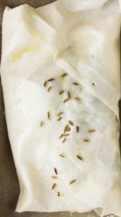
#> input picture removal_filter/borek.png, 121 x 217 px
$ python filter.py
#> lines starting #> are read from the running program, lines starting #| are printed output that depends on the picture
import numpy as np
import pprint, random
import cv2


class Kernel:
    def __init__(self, kernel_dimensions:tuple):
        self.KERNEL_DIMENSIONS = kernel_dimensions
        self.kernel = None

    def convolve_frame_with_kernel(self, frame:np.ndarray):
        filtered_frame = cv2.filter2D(frame, -1, self.kernel)
        return filtered_frame

    def print_kernel(self):
        pprint.pprint(self.kernel)

    def init_random_kernel(self, random_type:str, min_val:float, max_val:float, normalize:bool=False):
        if random_type == 'uniform':
            self.kernel = np.random.uniform(min_val, max_val, self.KERNEL_DIMENSIONS)
        elif random_type == 'normal':
            self.kernel = np.random.normal(min_val, max_val, self.KERNEL_DIMENSIONS)
        else:
            raise ValueError('random_type should be either uniform or normal')

        if normalize:
            self.kernel = self.kernel / np.sum(self.kernel)

    def init_mean_filter(self):
        self.kernel = np.ones(self.KERNEL_DIMENSIONS) / (self.KERNEL_DIMENSIONS[0] * self.KERNEL_DIMENSIONS[1])

    def average_of_grey_pixels(self, frame:np.ndarray):
        number_of_pixels = frame.shape[0] * frame.shape[1]
        return np.sum(frame) / number_of_pixels

    def average_of_kernel(self):
        return np.sum(self.kernel) / (self.KERNEL_DIMENSIONS[0] * self.KERNEL_DIMENSIONS[1])

    def init_removal_unity_kernel(self, number_of_changes:int, delta_change:float):
        # Initialize the kernel with ones
        self.kernel = np.ones(self.KERNEL_DIMENSIONS)/np.prod(self.KERNEL_DIMENSIONS)

        # Get the total number of pixels in the kernel
        total_pixels = np.prod(self.KERNEL_DIMENSIONS)

        # Flatten the kernel for easier pixel manipulation
        kernel_flat = self.kernel.flatten()

        for _ in range(number_of_changes):
            # Randomly select two different pixel indices
            idx1, idx2 = random.sample(range(total_pixels), 2)

            # Add delta_change to one pixel and subtract from the other
            kernel_flat[idx1] += delta_change
            kernel_flat[idx2] -= delta_change

        # Reshape the kernel back to its original dimensions
        self.kernel = kernel_flat.reshape(self.KERNEL_DIMENSIONS)


    def convert_frame_to_black_white(self, frame:np.ndarray):
        return cv2.cvtColor(frame, cv2.COLOR_BGR2GRAY)


if __name__ == '__main__':

    frame = cv2.imread('borek.png')
#> frame is the input picture: shape (217, 121, 3); mean B, G, R 178.6, 197.1, 205
    frame_test = cv2.imread('test_image.png')
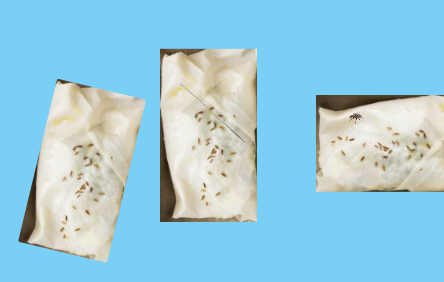
#> input picture removal_filter/test_image.png, 444 x 282 px
#> frame_test is the input picture: shape (282, 444, 3); mean B, G, R 222.8, 204, 151.9


    min_sum = float('inf')

    number_of_kernels = 8
    for n in range(2,7):

        kernels = [ Kernel(kernel_dimensions=(n,n)) for _ in range(number_of_kernels)]
        black_white_frame = kernels[0].convert_frame_to_black_white(frame)
        black_white_frame_test = kernels[0].convert_frame_to_black_white(frame_test)

        for i in range(1000):
            for kernel in kernels:
                kernel.init_random_kernel(random_type='uniform', min_val=-1, max_val=1, normalize=True)

            convolved_frames = [kernel.convolve_frame_with_kernel(black_white_frame) for kernel in kernels]
            convolved_frames_test = [kernel.convolve_frame_with_kernel(black_white_frame_test) for kernel in kernels]

            # Stack the result frames along a new axis to perform min pooling
            stacked_frames = np.stack(convolved_frames, axis=0)
            stacked_frames_test = np.stack(convolved_frames_test, axis=0)

            # Perform min pooling: take the element-wise minimum across all stacked frames
            min_pooled_frame = np.min(stacked_frames, axis=0)
            min_pooled_frame_test = np.min(stacked_frames_test, axis=0)

            average = kernels[0].average_of_grey_pixels(min_pooled_frame)
            if average < min_sum:
                min_sum = average
                min_kernel = kernel.kernel
                kernel.print_kernel()
                print(kernel.average_of_kernel())
                print(kernel.average_of_grey_pixels(min_pooled_frame))

                cv2.imshow('filtered_frame', min_pooled_frame)
                cv2.imshow('filtered_frame_test', min_pooled_frame_test)
                cv2.waitKey(50)
                if cv2.waitKey(1) & 0xFF == ord('q'):
                    break
#> this loop made 5 passes
#> pass 1, `black_white_frame = kernels[0].convert_frame_to_black_white(frame)`:
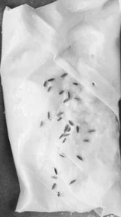
#> black_white_frame: shape (217, 121); min 26, max 248, mean 197.3
#> pass 1, `black_white_frame_test = kernels[0].convert_frame_to_black_white(frame..`:
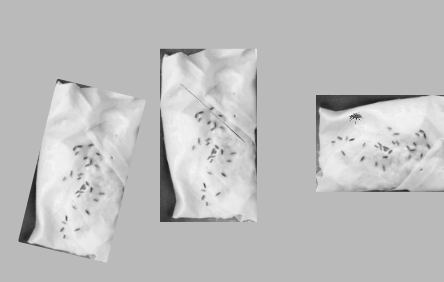
#> black_white_frame_test: shape (282, 444); min 30, max 247, mean 190.6
#> pass 1, in convolve_frame_with_kernel, `filtered_frame = cv2.filter2D(frame, -1, self.kernel)`:
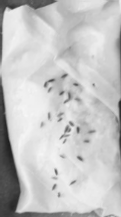
#> filtered_frame: shape (217, 121); min 30, max 247, mean 197.3
#> after the loop:
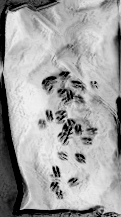
#> min_pooled_frame: shape (217, 121); min 0, max 242, mean 161.5
